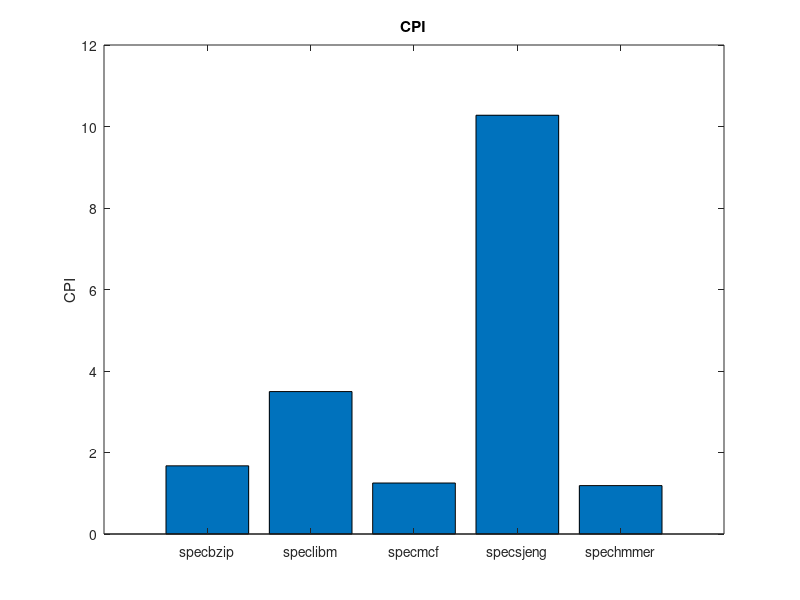
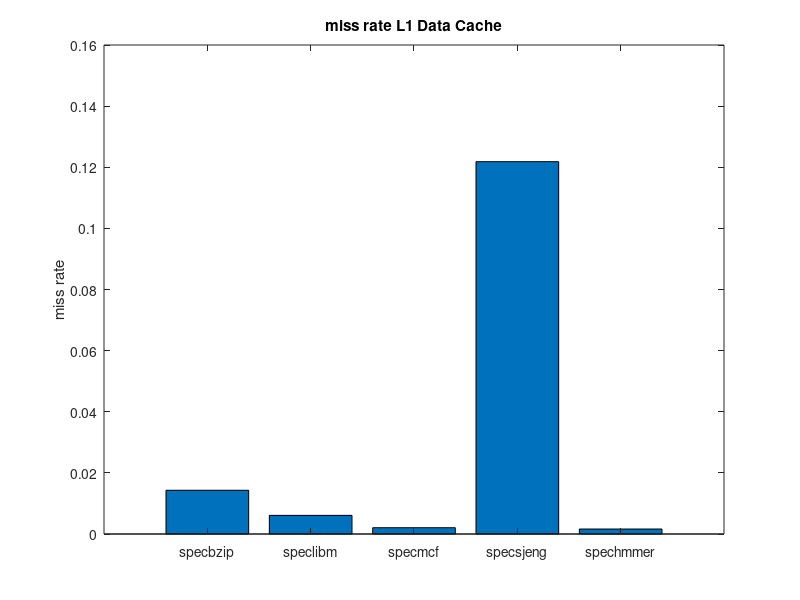
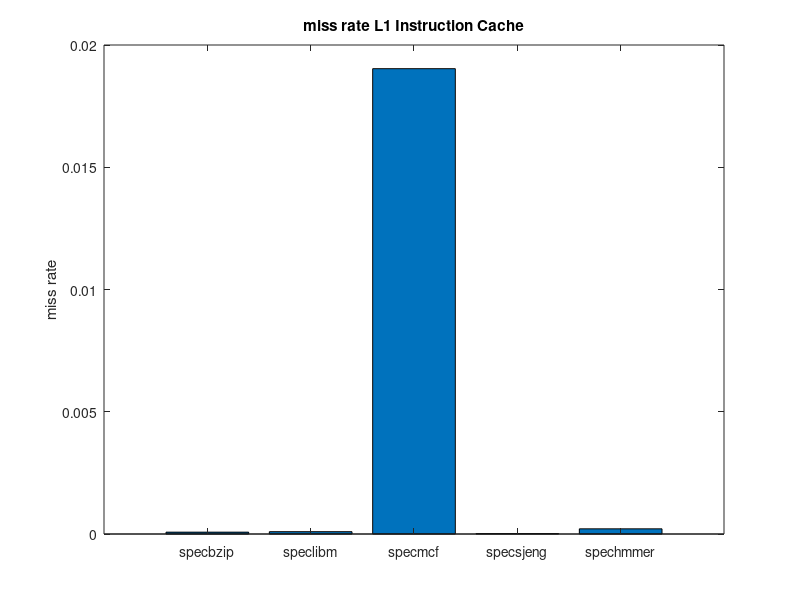
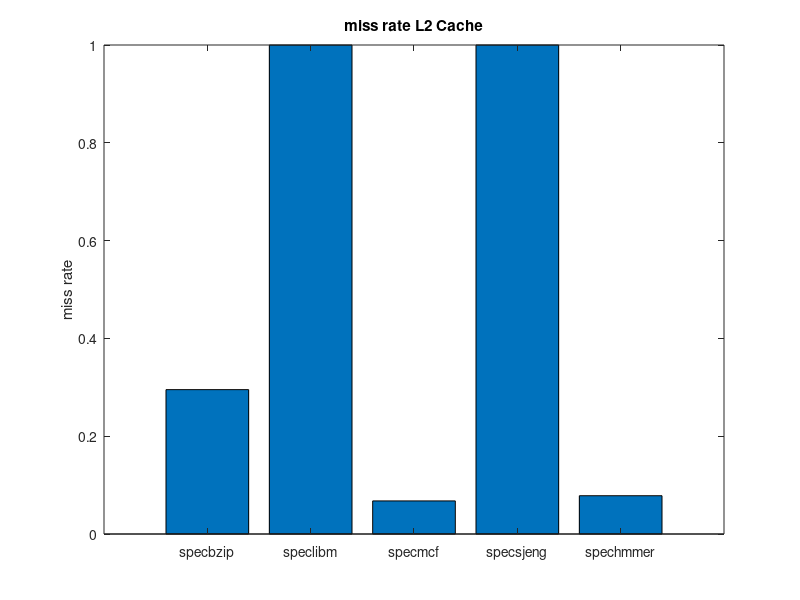

These figures' MATLAB source, in order: (Note: this script raises an error after producing the figures.)
%% EDO TA SINGLE



%% CPI
figure
y = [1.673085 3.495270 1.251067 10.276466 1.187803];
bar( y);
title('CPI');
set(gca, 'XTickLabel', {'specbzip', 'speclibm', 'specmcf', 'specsjeng' , '   spechmmer'})
ylabel('CPI');
%% miss rate l1d
figure
y = [0.014312 0.0060972 0.002062 0.121831 0.001628]';
bar( y);
title('miss rate L1 Data Cache');
set(gca, 'XTickLabel', {'specbzip', 'speclibm', 'specmcf', 'specsjeng' , '   spechmmer'})
ylabel('miss rate');
%% miss rate l1i
figure
y = [0.000075 0.000095 0.019032 0.000020 0.000212]';
bar( y);
title('miss rate L1 Instruction Cache');
set(gca, 'XTickLabel', {'specbzip', 'speclibm', 'specmcf', 'specsjeng' , '   spechmmer'})
ylabel('miss rate');
%% miss rate l2
figure
y = [0.295247 0.999940 0.067668 0.999978 0.078296]';
bar( y);
title('miss rate L2 Cache');
set(gca, 'XTickLabel', {'specbzip', 'speclibm', 'specmcf', 'specsjeng' , '   spechmmer'})
ylabel('miss rate');
%% sim seconds
figure
y = [0.083654 0.174763 0.062553 0.513823 0.059390]';
bar( y);
title('Sim seconds');
set(gca, 'XTickLabel', {'specbzip', 'speclibm', 'specmcf', 'specsjeng' , '   spechmmer'})
ylabel('time(s)');

%% EDO TA MULTIPLE



%% cache-line
figure
y = [1.846802 1.673085 1.656457; 5.606525 3.495270 2.581539; 1.245830 1.251067 1.248943; 17.654575 10.276466 6.805772; 1.196797 1.187803 1.181792];
bar( y);
title('Varying Cacheline Size');
set(gca, 'XTickLabel', {'specbzip', 'speclibm', 'specmcf', 'specsjeng','spechmmer'})
ylabel('CPI');
legend('32b','64b','128b','Location','Northwest')

%% l1d-size
figure
y = [1.707070 1.673085 1.644824; 3.495270 3.495270 3.495270; 1.252981 1.251067 1.250425; 10.276345 10.276466 10.276675; 1.189443 1.187803 1.185905];
bar( y);
title('Varying L1 Data Cache Size');
set(gca, 'XTickLabel', {'specbzip', 'speclibm', 'specmcf', 'specsjeng','spechmmer'})
ylabel('CPI');
legend('32kb','64kb','128kb','Location','Northwest')
%% l1d-assoc
figure
y = [1.691961 1.673085 1.673080; 3.510572 3.495270 3.494280; 1.254749 1.251067 1.250069; 10.277560 10.276466 10.276222; 1.208548 1.187798 1.187409];
bar( y);
title('Varying L1 Data Cache Associativity');
set(gca, 'XTickLabel', {'specbzip', 'speclibm', 'specmcf', 'specsjeng','spechmmer'})
ylabel('CPI');
legend('1-way','2-way','4-way','Location','Northwest')
%% l1i-size
figure
y = [1.673085 1.673294 1.673398; 3.457857 3.457857 3.457857; 1.251067 1.146685 1.146685; 10.276466 10.276350 10.276314; 1.187803 1.187516 1.187516];
bar( y);
title('Varying L1 Instruction Cache Size');
set(gca, 'XTickLabel', {'specbzip', 'speclibm', 'specmcf', 'specsjeng','spechmmer'})
ylabel('CPI');
legend('32kb','64kb','128kb','Location','Northwest')
%% l1i-assoc
figure
y = [1.673423 1.673085 1.676081; 3.503027 3.495270 3.495260; 1.338542 1.251067 1.251061; 10.278779 10.276466 10.276402; 1.316908 1.187803 1.187632];
bar( y);
title('Varying L1 Instruction Cache Associativity');
set(gca, 'XTickLabel', {'specbzip', 'speclibm', 'specmcf', 'specsjeng','spechmmer'})
ylabel('CPI');
legend('1-way','2-way','4-way','Location','Northwest')
%% l2-size
figure
y = [1.755657 1.703159 1.646081; 3.498384 3.505150 3.498633; 1.261263 1.250532 1.255620; 10.277807 10.270133 10.279562; 1.187792 1.187796 1.187799];
bar( y);
title('Varying L2 Cache Size');
set(gca, 'XTickLabel', {'specbzip', 'speclibm', 'specmcf', 'specsjeng','spechmmer'})
ylabel('CPI');
legend('512kb','1024kb','4096kb','Location','Northwest')
%% l2-assoc
figure
y = [1.693528 1.679026 1.678965; 3.495270 3.495270 3.495270; 1.251540 1.251098 1.251060; 10.274396 10.278062 10.279055; 1.187803 1.187803 1.187803];
bar( y);
title('Varying L2 Cache Associativity');
set(gca, 'XTickLabel', {'specbzip', 'speclibm', 'specmcf', 'specsjeng','spechmmer'})
ylabel('CPI');
legend('1-way','2-way','4-way','Location','Northwest')

for i=1:12                                  %apothikeusi ton diagrammaton
    figure(i)
    savefig("figures/Figure"+i+".fig")
    print("figures/Figure"+i,'-djpeg')
end

